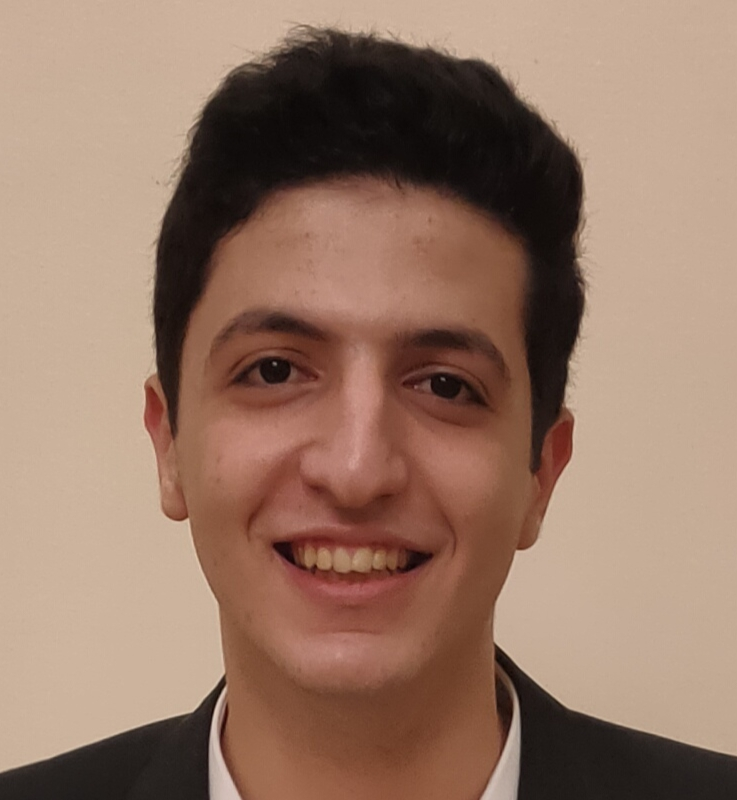
#> input picture Face_Recognation/dataset/Raslan/Raslan1.jpg, 737 x 800 px
$ python -i face_detection.py   (imports and definitions only)
#> lines starting #> are read from the running program, lines starting #| are printed output that depends on the picture
# face_detection.py
import cv2

def extract_face(image_path, target_size=(224, 224)):
#> called with image_path = 'dataset/Raslan/Raslan1.jpg', target_size = (224, 224)
    face_cascade = cv2.CascadeClassifier(cv2.data.haarcascades + 'haarcascade_frontalface_default.xml')
    img = cv2.imread(image_path)
#> img is the input picture: shape (800, 737, 3); mean B, G, R 102.8, 120.3, 150.9
    gray = cv2.cvtColor(img, cv2.COLOR_BGR2GRAY)
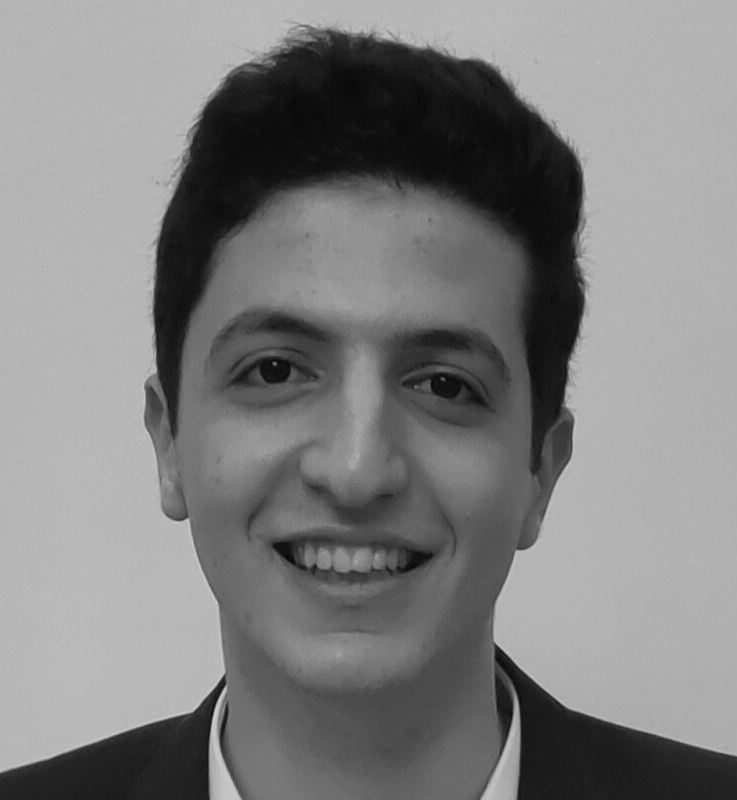
#> gray: shape (800, 737); min 6, max 209, mean 127.5
    faces = face_cascade.detectMultiScale(gray, 1.1, 4)
#> faces = [[115, 184, 485, 485]]

    if len(faces) == 0:
        return None

    x, y, w, h = faces[0]
#> x = 115; y = 184; w = 485; h = 485
    face = img[y:y+h, x:x+w]
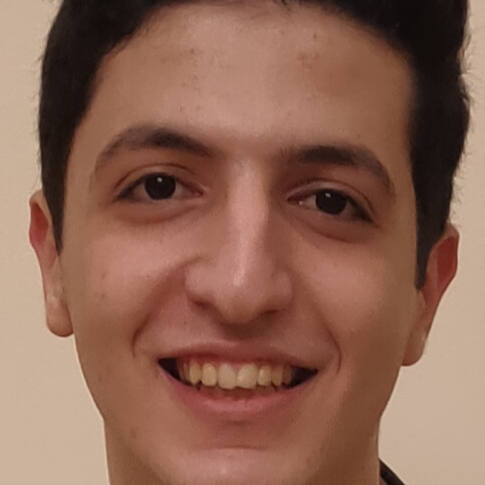
#> face: shape (485, 485, 3); mean B, G, R 83.4, 100.7, 141.2
    face = cv2.resize(face, target_size)
#> face: shape (224, 224, 3)
    return face

>>> result = extract_face('dataset/Raslan/Raslan1.jpg')

$ run again, on Face_Recognation/dataset/Raslan/Raslan2.jpg
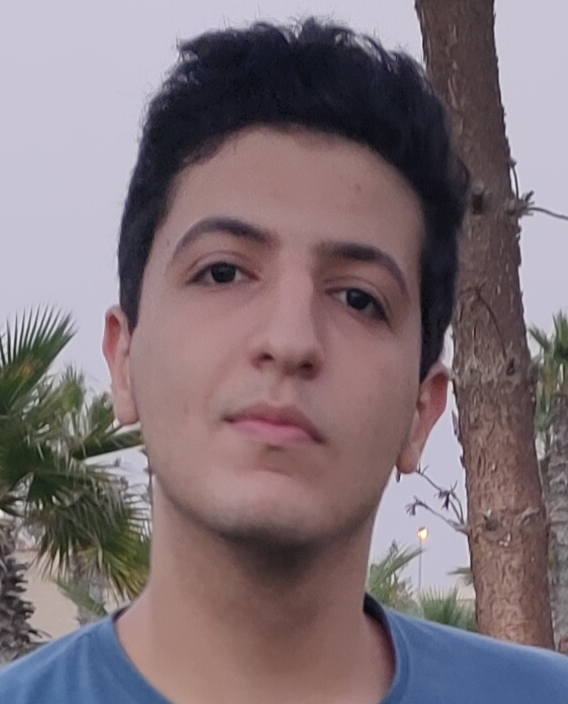
#> input picture Face_Recognation/dataset/Raslan/Raslan2.jpg, 568 x 704 px
#> in extract_face, img is the input picture: shape (704, 568, 3); mean B, G, R 119.1, 113.3, 127.3
#> in extract_face, `gray = cv2.cvtColor(img, cv2.COLOR_BGR2GRAY)`:
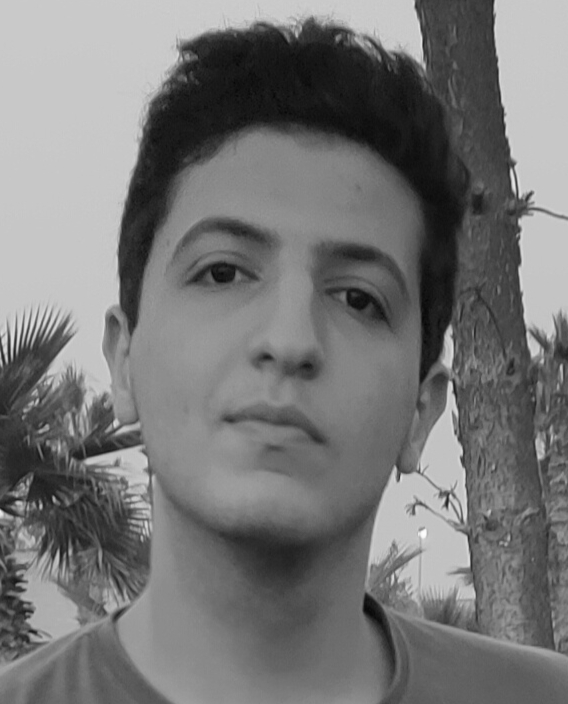
#> gray: shape (704, 568); min 5, max 253, mean 118.2
#> faces = [[103, 127, 380, 380]]
#> x = 103; y = 127; w = 380
#> in extract_face, `face = img[y:y+h, x:x+w]`:
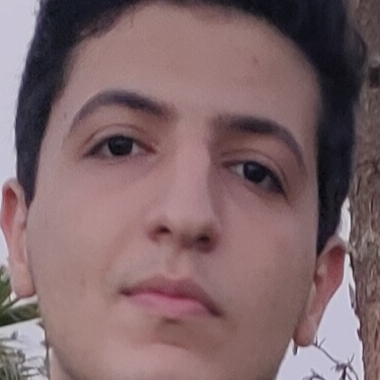
#> face: shape (380, 380, 3); mean B, G, R 105.6, 102.3, 127.5

$ run again, on Face_Recognation/dataset/Raslan/Raslan3.jpg
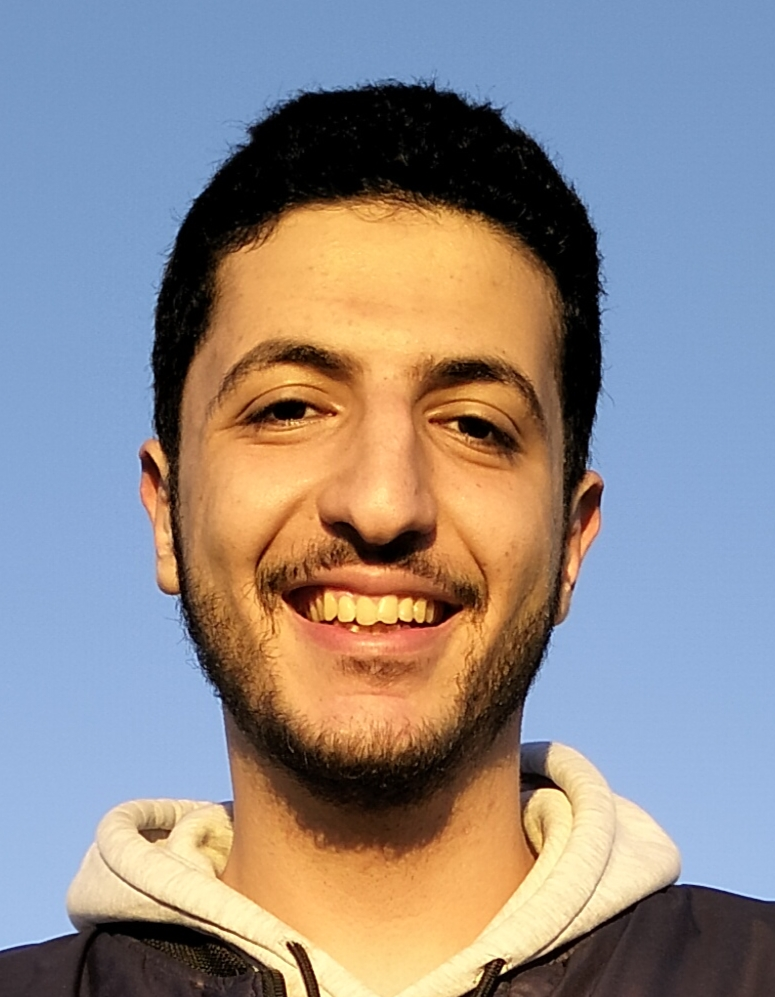
#> input picture Face_Recognation/dataset/Raslan/Raslan3.jpg, 775 x 997 px
#> in extract_face, img is the input picture: shape (997, 775, 3); mean B, G, R 137.2, 137.5, 144
#> in extract_face, `gray = cv2.cvtColor(img, cv2.COLOR_BGR2GRAY)`:
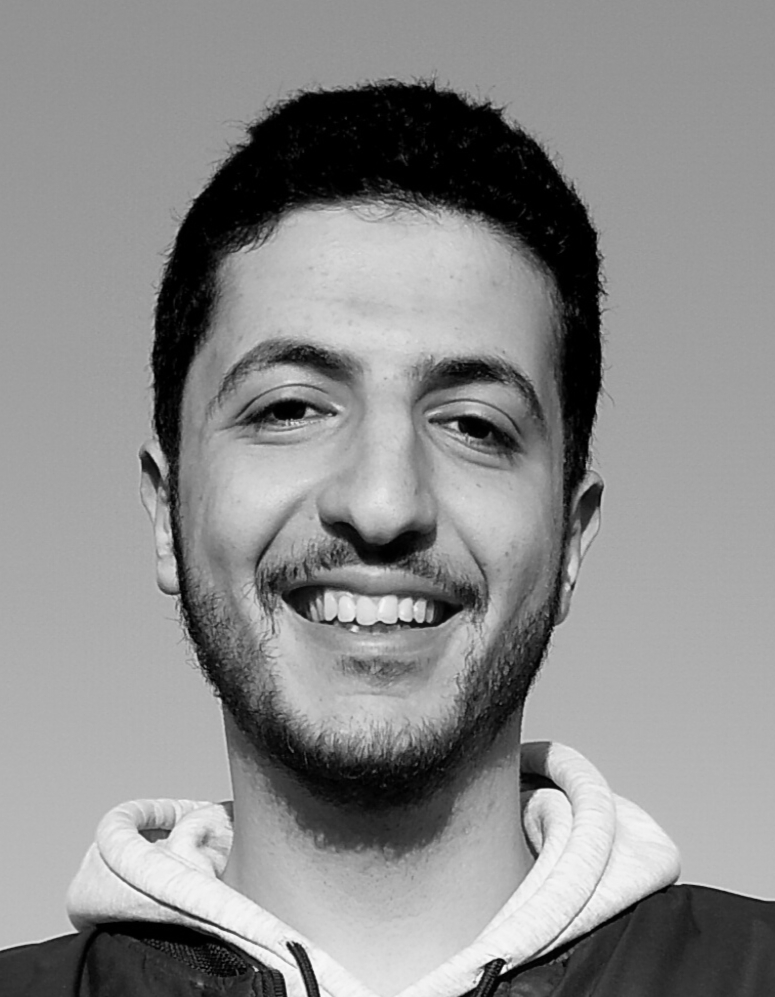
#> gray: shape (997, 775); min 0, max 249, mean 139.4
#> faces = [[116, 208, 518, 518]]
#> x = 116; y = 208; w = 518
#> in extract_face, `face = img[y:y+h, x:x+w]`:
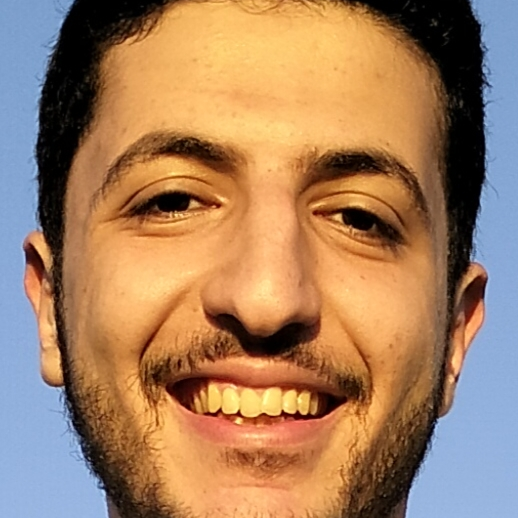
#> face: shape (518, 518, 3); mean B, G, R 96.7, 127.5, 164.6

$ run again, on Face_Recognation/dataset/Raslan/Raslan4.jpg
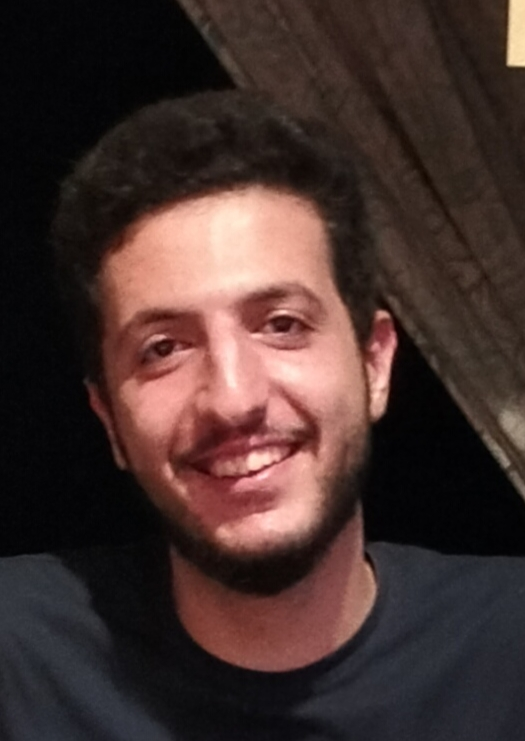
#> input picture Face_Recognation/dataset/Raslan/Raslan4.jpg, 525 x 741 px
#> in extract_face, img is the input picture: shape (741, 525, 3); mean B, G, R 45.8, 48.9, 68
#> in extract_face, `gray = cv2.cvtColor(img, cv2.COLOR_BGR2GRAY)`:
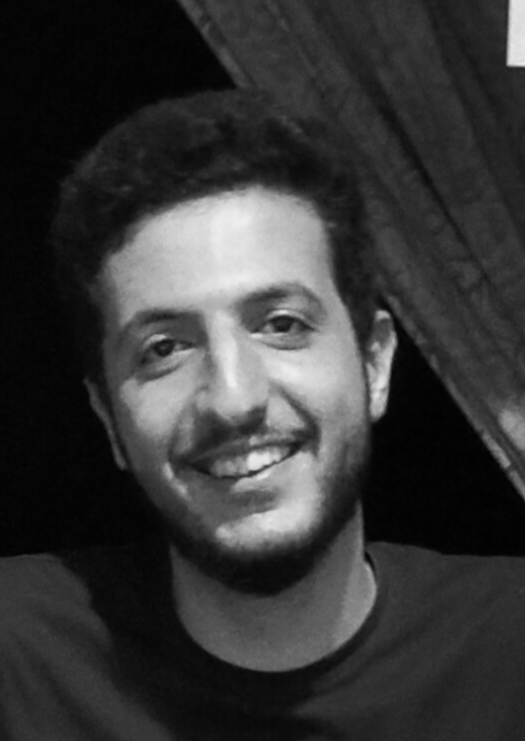
#> gray: shape (741, 525); min 0, max 239, mean 54.2
#> faces = [[61, 196, 348, 348]]
#> x = 61; y = 196; w = 348
#> in extract_face, `face = img[y:y+h, x:x+w]`:
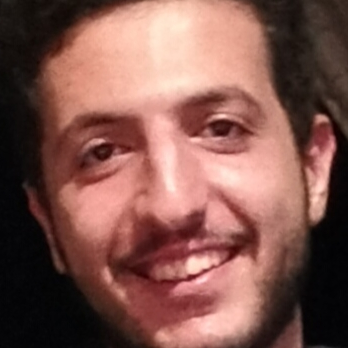
#> face: shape (348, 348, 3); mean B, G, R 78.7, 86.5, 129.3
